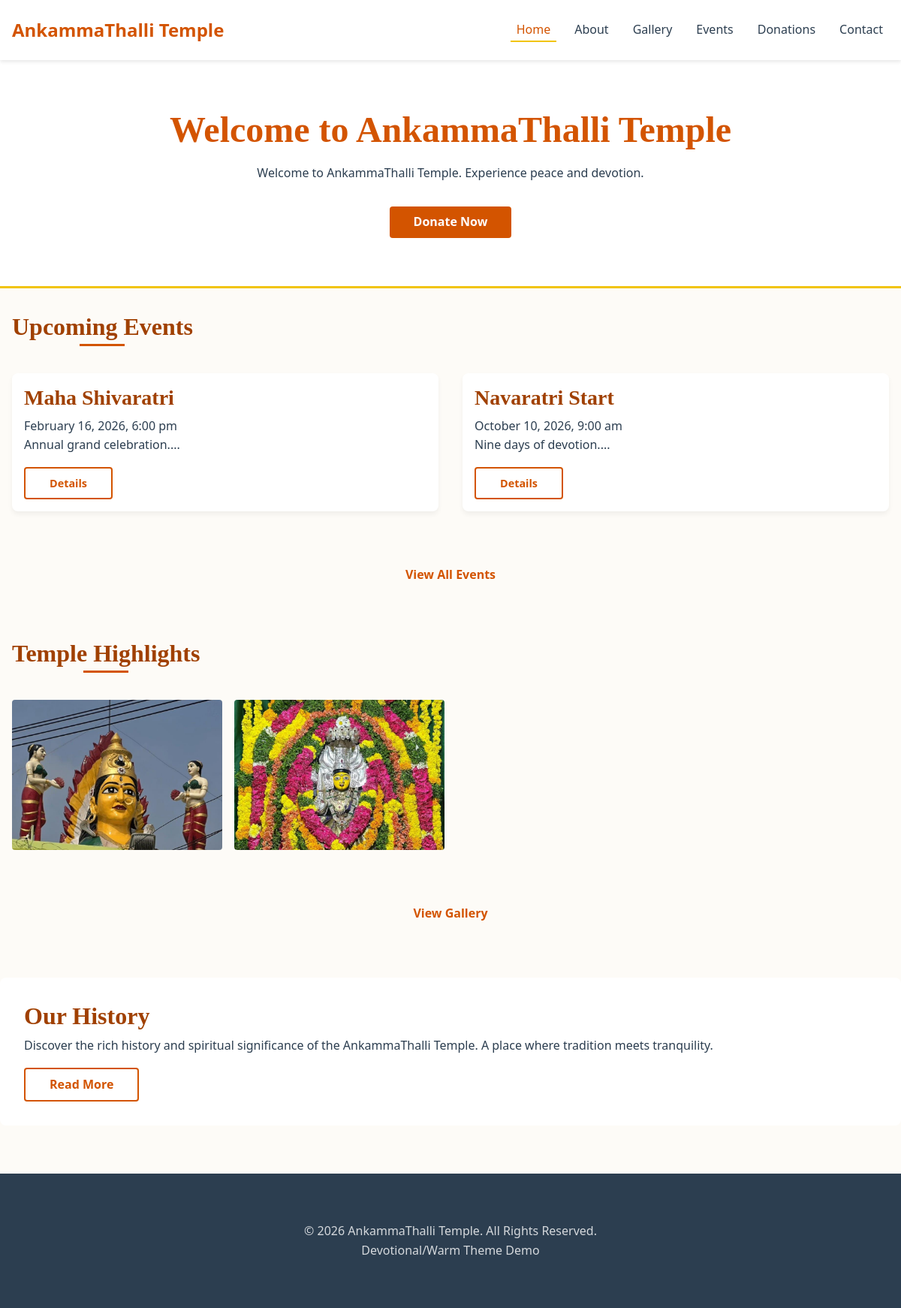
The page / on the database its author committed.
### tables this page shows
CREATE TABLE IF NOT EXISTS `menus` (
  `id` int(11) NOT NULL AUTO_INCREMENT,
  `label` varchar(100) NOT NULL,
  `slug` varchar(100) NOT NULL,
  `parent_id` int(11) DEFAULT NULL,
  `display_order` int(11) NOT NULL DEFAULT 0,
  `is_active` tinyint(1) NOT NULL DEFAULT 1,
  `created_at` timestamp DEFAULT CURRENT_TIMESTAMP,
  PRIMARY KEY (`id`)
);

CREATE TABLE IF NOT EXISTS `page_sections` (
  `id` int(11) NOT NULL AUTO_INCREMENT,
  `page_slug` varchar(50) NOT NULL,  
  `section_key` varchar(50) NOT NULL,  
  `content_text` text,
  `image_url` varchar(255) DEFAULT NULL,
  `updated_at` timestamp DEFAULT CURRENT_TIMESTAMP ON UPDATE CURRENT_TIMESTAMP,
  PRIMARY KEY (`id`),
  UNIQUE KEY `unique_section` (`page_slug`, `section_key`)
);

CREATE TABLE IF NOT EXISTS `events` (
  `id` int(11) NOT NULL AUTO_INCREMENT,
  `title` varchar(255) NOT NULL,
  `description` text,
  `event_date` datetime DEFAULT NULL,
  `status` enum('ongoing','upcoming','past') NOT NULL DEFAULT 'upcoming',
  `image_url` varchar(255) DEFAULT NULL,
  `created_at` timestamp DEFAULT CURRENT_TIMESTAMP,
  PRIMARY KEY (`id`)
);

CREATE TABLE IF NOT EXISTS `gallery_images` (
  `id` int(11) NOT NULL AUTO_INCREMENT,
  `title` varchar(100) DEFAULT NULL,
  `image_url` varchar(255) NOT NULL,
  `category` varchar(50) DEFAULT 'general',
  `display_order` int(11) DEFAULT 0,
  `created_at` timestamp DEFAULT CURRENT_TIMESTAMP,
  PRIMARY KEY (`id`)
);

### app/models/Menu.php (called while the page is built, shortened)
<?php
class Menu {
    public static function getAll() {
        try {
            $db = Database::getInstance()->getConnection();
            $stmt = $db->query("SELECT * FROM menus WHERE is_active = 1 ORDER BY display_order ASC");
            return $stmt->fetchAll();
        } catch (PDOException $e) {
            return [];
        }
    }
}

### app/controllers/HomeController.php (called while the page is built)
<?php
require_once __DIR__ . '/../models/PageSection.php';
require_once __DIR__ . '/../models/Event.php';
require_once __DIR__ . '/../models/Gallery.php';
class HomeController {
    public function index() {
        $welcomeMsg = PageSection::getContent('home', 'welcome_msg');
        $upcomingEvents = Event::getUpcoming(2);
        $recentImages = Gallery::getRecent(4);
        require __DIR__ . '/../views/pages/home.php';
    }
}

### app/models/PageSection.php (called while the page is built, shortened)
<?php
class PageSection {
    public static function getContent($pageSlug, $sectionKey) {
        $db = Database::getInstance()->getConnection();
        $stmt = $db->prepare("SELECT content_text, image_url FROM page_sections WHERE page_slug = ? AND section_key = ?");
        $stmt->execute([$pageSlug, $sectionKey]);
        return $stmt->fetch();
    }
}

### app/models/Event.php (called while the page is built, shortened)
<?php
class Event {
    public static function getUpcoming($limit = 2) {
        $db = Database::getInstance()->getConnection();
        $stmt = $db->prepare("SELECT * FROM events WHERE status IN ('upcoming', 'ongoing') ORDER BY event_date ASC LIMIT ?");
        $stmt->bindValue(1, $limit, PDO::PARAM_INT);
        $stmt->execute();
        return $stmt->fetchAll();
    }
}

### app/models/Gallery.php (called while the page is built, shortened)
<?php
class Gallery {
    public static function getRecent($limit = 4) {
        $db = Database::getInstance()->getConnection();
        $stmt = $db->prepare("SELECT * FROM gallery_images ORDER BY created_at DESC LIMIT ?");
        $stmt->bindValue(1, $limit, PDO::PARAM_INT);
        $stmt->execute();
        return $stmt->fetchAll();
    }
}

### app/views/pages/home.php (the view, shortened to what this page needs)
<link rel="stylesheet" href="assets/css/pages/home.css">
<section class="hero-section">
    <h1 class="hero-title">Welcome to AnkammaThalli Temple</h1>
    <p class="lead"><?= htmlspecialchars($welcomeMsg['content_text'] ?? 'Experience peace and devotion.') ?></p>
    <div style="margin-top: 2rem;">
        <a href="index.php?page=donations" class="btn btn-primary">Donate Now</a>
    </div>
</section>
<section class="container" style="margin-bottom: 4rem;">
    <h2 class="section-title">Upcoming Events</h2>
    <?php if (!empty($upcomingEvents)): ?>
        <div class="events-grid">
            <?php foreach ($upcomingEvents as $event): ?>
                <div class="card">
                    <h3><?= htmlspecialchars($event['title']) ?></h3>
                    <p class="text-muted"><?= date('F j, Y, g:i a', strtotime($event['event_date'])) ?></p>
                    <p><?= htmlspecialchars(substr($event['description'], 0, 100)) ?>...</p>
                    <a href="index.php?page=events" class="btn btn-outline" style="margin-top: 1rem; font-size: 0.9rem;">Details</a>
                </div>
            <?php endforeach; ?>
        </div>
        <div style="text-align: center;">
            <a href="index.php?page=events" class="btn btn-secondary">View All Events</a>
        </div>
    <?php else: ?>
        <p style="text-align: center;">No upcoming events at the moment.</p>
    <?php endif; ?>
</section>
<section class="container" style="margin-bottom: 4rem;">
    <h2 class="section-title">Temple Highlights</h2>
    <?php if (!empty($recentImages)): ?>
        <div class="gallery-strip">
            <?php foreach ($recentImages as $img): ?>
                <img src="<?= htmlspecialchars($img['image_url']) ?>" alt="<?= htmlspecialchars($img['title']) ?>">
            <?php endforeach; ?>
        </div>
        <div style="text-align: center; margin-top: 1rem;">
            <a href="index.php?page=gallery" class="btn btn-secondary">View Gallery</a>
        </div>
    <?php else: ?>
        <p style="text-align: center;">Gallery images coming soon.</p>
    <?php endif; ?>
</section>
<section class="container" style="display: flex; gap: 2rem; align-items: center; background: #fff; padding: 2rem; border-radius: 8px;">
    <div style="flex: 1;">
        <h2>Our History</h2>
        <p>Discover the rich history and spiritual significance of the AnkammaThalli Temple. A place where tradition meets tranquility.</p>
        <a href="index.php?page=about" class="btn btn-outline" style="margin-top: 1rem;">Read More</a>
    </div>
</section>

### app/views/partials/header.php (shortened to what this page needs)
<?php
require_once __DIR__ . '/../../models/Menu.php';
$menuItems = Menu::getAll();
$currentPage = $_GET['page'] ?? 'home';
?>
<!DOCTYPE html>
<html lang="en">
<head>
    <link rel="stylesheet" href="assets/css/theme.css">
    <link rel="stylesheet" href="assets/css/base.css">
    <link rel="stylesheet" href="assets/css/layout.css">
    <link rel="stylesheet" href="assets/css/components.css">
</head>
<body>
<header class="site-header">
    <div class="container">
        <div class="logo">
            <a href="index.php">AnkammaThalli Temple</a>
        </div>
        <nav class="main-nav">
            <ul>
                <?php foreach ($menuItems as $item): ?>
                    <?php
                        $isActive = ($currentPage === $item['slug']) ? 'active' : '';
                    ?>
                    <li>
                        <a href="index.php?page=<?= htmlspecialchars($item['slug']) ?>" class="<?= $isActive ?>">
                            <?= htmlspecialchars($item['label']) ?>
                        </a>
                    </li>
                <?php endforeach; ?>
            </ul>
        </nav>
    </div>
</header>
<main>

### public/index.php
<?php
$page = $_GET['page'] ?? 'home';
require_once __DIR__ . '/../app/views/partials/header.php';
if ($page === 'home') {
    require_once __DIR__ . '/../app/controllers/HomeController.php';
    $controller = new HomeController();
    $controller->index();
} elseif ($page === 'about') {
    require_once __DIR__ . '/../app/controllers/AboutController.php';
    $controller = new AboutController();
    $controller->index();
} elseif ($page === 'gallery') {
    require_once __DIR__ . '/../app/controllers/GalleryController.php';
    $controller = new GalleryController();
    $controller->index();
} elseif ($page === 'events') {
    require_once __DIR__ . '/../app/controllers/EventsController.php';
    $controller = new EventsController();
    $controller->index();
} elseif ($page === 'donations') {
    require_once __DIR__ . '/../app/controllers/DonationsController.php';
    $controller = new DonationsController();
    $controller->index();
} elseif ($page === 'contact') {
    require_once __DIR__ . '/../app/controllers/ContactController.php';
    $controller = new ContactController();
    $controller->index();
} else {
    echo '<div class="container" style="padding: 4rem 0;">';
    echo '<h1>' . ucfirst(htmlspecialchars($page)) . '</h1>';
    echo '<p>Content for ' . htmlspecialchars($page) . ' page coming soon...</p>';
    echo '</div>';
}
require_once __DIR__ . '/../app/views/partials/footer.php';
?>

### app/views/partials/footer.php
</main>
<footer class="site-footer">
    <div class="container">
        <p>&copy; <?= date('Y') ?> AnkammaThalli Temple. All Rights Reserved.</p>
        <p>Devotional/Warm Theme Demo</p>
    </div>
</footer>
</body>
</html>

### public/assets/css/theme.css (style rules this page uses)
:root { --color-primary: #D35400; --color-primary-dark: #A04000; --color-secondary: #8E44AD; --color-accent: #F1C40F; --color-text-main: #2C3E50; --color-text-light: #7F8C8D; --color-bg-body: #FDFBF7; --color-bg-footer: #2C3E50; --color-white: #FFFFFF; --spacing-xs: 0.25rem; --spacing-sm: 0.5rem; --spacing-md: 1rem; --spacing-lg: 2rem; --spacing-xl: 4rem; --font-heading: 'Georgia', serif; --font-body: 'Segoe UI', Tahoma, Geneva, Verdana, sans-serif; --container-width: 1200px; --header-height: 80px; }

### public/assets/css/base.css (style rules this page uses)
*, *::before, *::after { box-sizing: border-box; margin: 0; padding: 0; }
body { font-family: var(--font-body); font-size: 16px; line-height: 1.6; color: var(--color-text-main); background-color: var(--color-bg-body); }
h1, h2, h3, h4, h5, h6 { font-family: var(--font-heading); color: var(--color-primary-dark); margin-bottom: var(--spacing-sm); line-height: 1.2; }
h1 { font-size: 2.5rem; }
h2 { font-size: 2rem; }
h3 { font-size: 1.75rem; }
a { color: var(--color-primary); text-decoration: none; transition: color 0.3s ease; }
img { max-width: 100%; display: block; }
ul { list-style: none; }
button, .btn { cursor: pointer; font-family: inherit; }

### public/assets/css/layout.css (style rules this page uses)
.container { max-width: var(--container-width); margin: 0 auto; padding: 0 var(--spacing-md); }
.site-header { background-color: var(--color-white); box-shadow: 0 2px 5px rgba(0,0,0,0.1); height: var(--header-height); display: flex; align-items: center; position: sticky; top: 0; z-index: 1000; }
.site-header .container { display: flex; justify-content: space-between; align-items: center; width: 100%; }
.logo { font-size: 1.5rem; font-weight: bold; color: var(--color-primary-dark); }
.main-nav ul { display: flex; gap: var(--spacing-md); }
.main-nav a { color: var(--color-text-main); font-weight: 500; padding: var(--spacing-xs) var(--spacing-sm); }
.main-nav a.active, .main-nav a:hover { color: var(--color-primary); border-bottom: 2px solid var(--color-accent); }
.site-footer { background-color: var(--color-bg-footer); color: var(--color-white); padding: var(--spacing-xl) 0; margin-top: var(--spacing-xl); }
.site-footer p { text-align: center; opacity: 0.8; }

### public/assets/css/components.css (style rules this page uses)
.btn { display: inline-block; padding: var(--spacing-sm) var(--spacing-lg); border-radius: 4px; font-weight: 600; text-align: center; border: none; transition: all 0.3s ease; }
.btn-primary { background-color: var(--color-primary); color: var(--color-white); }
.btn-outline { border: 2px solid var(--color-primary); color: var(--color-primary); background: transparent; }
.card { background: var(--color-white); border-radius: 8px; box-shadow: 0 4px 6px rgba(0,0,0,0.05); padding: var(--spacing-md); transition: transform 0.2s; }

### public/assets/css/pages/home.css (style rules this page uses)
.hero-section { text-align: center; padding: var(--spacing-xl) 0; background-color: var(--color-white); margin-bottom: var(--spacing-lg); border-bottom: 3px solid var(--color-accent); }
.hero-title { color: var(--color-primary); font-size: 3rem; margin-bottom: var(--spacing-md); }
.section-title { text-align: center; margin-bottom: var(--spacing-lg); position: relative; display: inline-block; padding-bottom: var(--spacing-xs); }
.section-title::after { content: ''; display: block; width: 60px; height: 3px; background: var(--color-primary); margin: var(--spacing-xs) auto 0; }
.events-grid { display: grid; grid-template-columns: repeat(auto-fit, minmax(300px, 1fr)); gap: var(--spacing-lg); margin-bottom: var(--spacing-xl); }
.gallery-strip { display: grid; grid-template-columns: repeat(4, 1fr); gap: var(--spacing-md); margin-bottom: var(--spacing-xl); }
.gallery-strip img { height: 200px; object-fit: cover; border-radius: 4px; width: 100%; transition: transform 0.3s; }

### rows shown on the page
menus: label "Home"
menus: label "About"
menus: label "Gallery"
menus: label "Events"
menus: label "Donations"
menus: label "Contact"
page_sections: content_text "Welcome to AnkammaThalli Temple. Experience peace and devotion."
events: title "Maha Shivaratri", event_date "February 16, 2026, 6:00 pm", description "Annual grand celebration."
events: title "Navaratri Start", event_date "October 10, 2026, 9:00 am", description "Nine days of devotion."
gallery_images: image_url (picture)
gallery_images: image_url (picture)
